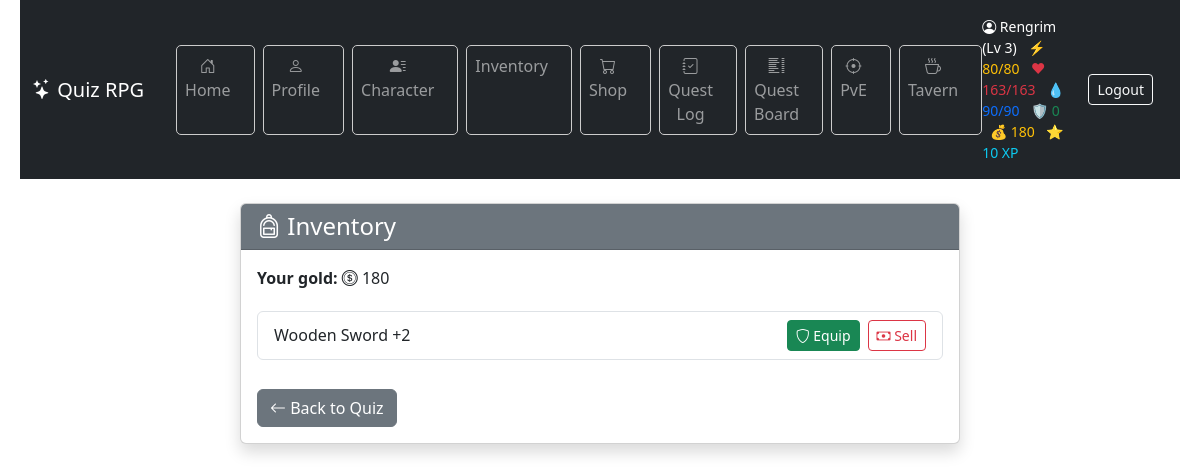
/inventory/ (signed in), run on an earlier commit of the app's database.
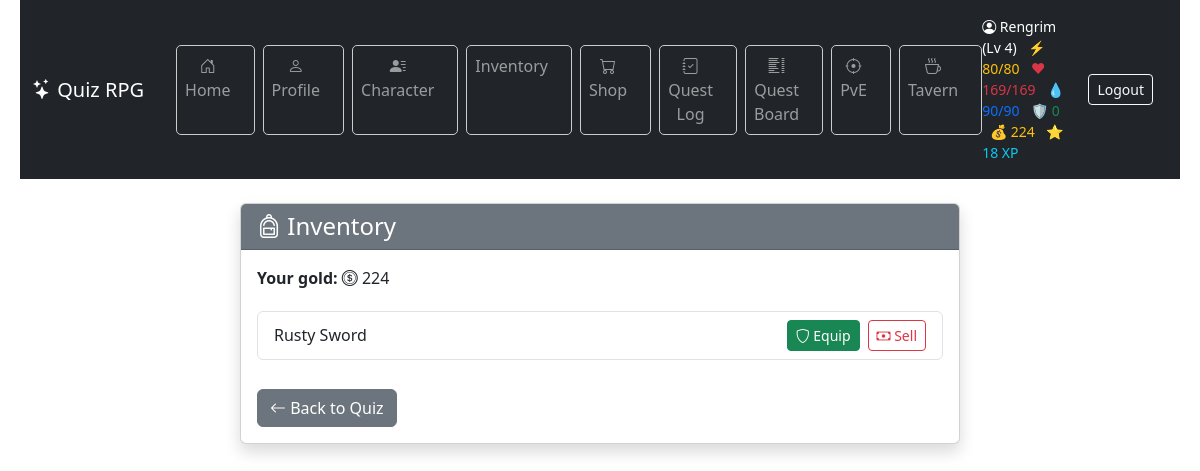
And on a later commit of the database.
### game/models.py (models this page shows, shortened)
class Character(models.Model):
    CLASS_CHOICES = [
        ("warrior", "Warrior"),
        ("mage", "Mage"),
        ("rogue", "Rogue"),
    ]
    user = models.OneToOneField(User, on_delete=models.CASCADE)
    name = models.CharField(max_length=100)
    character_class = models.CharField(
        max_length=20, choices=CLASS_CHOICES, default="warrior"
    )
    level = models.IntegerField(default=1)
    experience = models.IntegerField(default=0)
    experience_to_next_level = models.PositiveIntegerField(default=100)
    hp = models.PositiveIntegerField(default=100)
    max_hp = models.PositiveIntegerField(default=100)
    hp_from_levels = models.PositiveIntegerField(default=0)
    mana = models.PositiveIntegerField(default=50)
    max_mana = models.PositiveIntegerField(default=50)
    mana_from_levels = models.PositiveIntegerField(default=0)
    stamina = models.PositiveIntegerField(default=50)
    max_stamina = models.PositiveIntegerField(default=50)
    armor = models.PositiveIntegerField(default=0)
    damage_reduction = models.FloatField(default=0.0)
    physical_min_damage = models.PositiveIntegerField(default=1)
    physical_max_damage = models.PositiveIntegerField(default=3)
    spell_power = models.PositiveIntegerField(default=0)
    hp_regeneration = models.PositiveIntegerField(default=0)
    mana_regeneration = models.PositiveIntegerField(default=0)
    stamina_regeneration = models.PositiveIntegerField(default=0)
    items = models.ManyToManyField("Item", related_name="characters", blank=True)
    equipped_head = models.ForeignKey(
        "Item",
        null=True,
        blank=True,
        related_name="equipped_on_head",
        on_delete=models.SET_NULL,
    )
    equipped_body = models.ForeignKey(
        "Item",
        null=True,
        blank=True,
        related_name="equipped_on_body",
        on_delete=models.SET_NULL,
    )
    equipped_legs = models.ForeignKey(
        "Item",
        null=True,
        blank=True,
        related_name="equipped_on_legs",
        on_delete=models.SET_NULL,
    )
    equipped_feet = models.ForeignKey(
        "Item",
        null=True,
        blank=True,
        related_name="equipped_on_feet",
        on_delete=models.SET_NULL,
    )
    equipped_hand_right = models.ForeignKey(
        "Item",
        null=True,
        blank=True,
        related_name="equipped_on_hand_right",
        on_delete=models.SET_NULL,
    )
    equipped_hand_left = models.ForeignKey(
        "Item",
        null=True,
        blank=True,
        related_name="equipped_on_hand_left",
        on_delete=models.SET_NULL,
    )
    strength = models.IntegerField(default=5)
    intelligence = models.IntegerField(default=5)
    dexterity = models.IntegerField(default=5)
    vitality = models.IntegerField(default=5)
    luck = models.IntegerField(default=5)
    stat_points = models.IntegerField(default=0)
    gold = models.IntegerField(default=0)
    last_regen_time = models.DateTimeField(default=timezone.now)
    class XpReward(TypedDict):
        total: int
        base: int
        strength_bonus: int
        intelligence_bonus: int
        double: bool

class Item(models.Model):
    SLOT_CHOICES = [
        ("head", "Head"),
        ("body", "Body"),
        ("legs", "Legs"),
        ("feet", "Feet"),
        ("hand_right", "Right Hand"),
        ("hand_left", "Left Hand"),
    ]
    name = models.CharField(max_length=100)
    description = models.TextField(blank=True, null=True)
    price = models.IntegerField(null=True, blank=True)
    is_available_in_shop = models.BooleanField(default=False)
    slot = models.CharField(
        max_length=20,
        choices=SLOT_CHOICES,
        default="hand_right",
    )
    effect_strength = models.IntegerField(default=0)
    effect_intelligence = models.IntegerField(default=0)
    effect_dexterity = models.IntegerField(default=0)
    effect_vitality = models.IntegerField(default=0)
    effect_luck = models.IntegerField(default=0)
    min_damage = models.PositiveIntegerField(default=0)
    max_damage = models.PositiveIntegerField(default=0)
    armor = models.PositiveIntegerField(default=0)
    spell_power = models.PositiveIntegerField(default=0)
    hp_bonus = models.IntegerField(default=0)
    mana_bonus = models.IntegerField(default=0)
    stamina_bonus = models.IntegerField(default=0)
    required_class = models.CharField(
        max_length=20,
        choices=Character.CLASS_CHOICES,
        null=True,
        blank=True,
        help_text="If set, only characters of this class can equip the item.",
    )

### game/views.py (the view)
# urls.py: path("inventory/", views.inventory_view, name="inventory"),
@character_required
def inventory_view(request):
    character = Character.objects.get(user=request.user)
    regenerate_character(character)
    items = character.items.all()
    return render(
        request,
        "game/inventory.html",
        {
            "items": items,
            "character": character,
        },
    )

### game/context_processors.py (called while the page is built)
def character_context(request):
    if request.user.is_authenticated:
        try:
            character = Character.objects.get(user=request.user)
            return {"character": character}
        except Character.DoesNotExist:
            return {}
    return {}

### game/services/regeneration.py (called while the page is built)
def regenerate_character(character):
    now = timezone.now()
    elapsed = now - character.last_regen_time
    ticks = elapsed // REGEN_INTERVAL
    if ticks >= 1:
        character.hp = min(character.max_hp, character.hp + ticks * REGEN_AMOUNT)
        character.mana = min(character.max_mana, character.mana + ticks * REGEN_AMOUNT)
        character.stamina = min(
            character.max_stamina, character.stamina + ticks * REGEN_AMOUNT
        )
        character.last_regen_time = now
        character.save()

### game/templates/game/inventory.html (shortened to what this page needs)
{% extends "game/base.html" %}
{% block content %}
<div class="container my-4">
  <div class="row justify-content-center">
    <div class="col-md-8">
      <div class="card shadow">
        <div class="card-header bg-secondary text-white">
          <h4 class="mb-0">
            <i class="bi bi-backpack"></i> Inventory
          </h4>
        </div>
        <div class="card-body">
          <p class="mb-3">
            <strong>Your gold:</strong> <i class="bi bi-coin"></i> {{ character.gold }}
          </p>
          {% if items %}
          <ul class="list-group">
            {% for item in items %}
            <li class="list-group-item d-flex justify-content-between align-items-center">
              <span>{{ item.name }}</span>
              <div class="d-flex gap-2">
                <a href="{% url 'equip_item' item.id %}" class="btn btn-sm btn-success">
                  <i class="bi bi-shield"></i> Equip
                </a>
                <a href="{% url 'sell_item' item.id %}" class="btn btn-sm btn-outline-danger">
                  <i class="bi bi-cash"></i> Sell
                </a>
              </div>
            </li>
            {% endfor %}
          </ul>
          {% else %}
          <div class="alert alert-info mt-3">No items in inventory.</div>
          {% endif %}
          <a href="{% url 'quiz' %}" class="btn btn-secondary mt-4">
            <i class="bi bi-arrow-left"></i> Back to Quiz
          </a>
        </div>
      </div>
    </div>
  </div>
</div>
{% endblock %}

### game/templates/game/base.html (shortened to what this page needs)
{% load static %}
<!DOCTYPE html>
<html lang="en">
  <head>
    <link rel="stylesheet" type="text/css" href="{% static 'game/style.css' %}" />
    <link href="https://cdn.jsdelivr.net/npm/bootstrap@5.3.3/dist/css/bootstrap.min.css" rel="stylesheet" />
    <link href="https://cdn.jsdelivr.net/npm/bootstrap-icons@1.11.3/font/bootstrap-icons.css" rel="stylesheet" />
  </head>
  <body>
    <header class="bg-dark text-white">
      <nav class="navbar navbar-expand-lg navbar-dark bg-dark">
        <div class="container-fluid d-flex justify-content-between align-items-center py-2">
          <div class="d-flex align-items-center gap-3">
            <a class="navbar-brand me-3" href="{% url 'home' %}">
              <i class="bi bi-stars"></i> Quiz RPG
            </a>
            <ul class="navbar-nav flex-row gap-2">
              <li class="nav-item"><a class="nav-link btn btn-outline-secondary" href="{% url 'home' %}"><i class="bi bi-house-door"></i> Home</a></li>
              <li class="nav-item"><a class="nav-link btn btn-outline-secondary" href="{% url 'profile' %}"><i class="bi bi-person"></i> Profile</a></li>
              <li class="nav-item"><a class="nav-link btn btn-outline-secondary" href="{% url 'character' %}"><i class="bi bi-person-lines-fill"></i> Character</a></li>
              <li class="nav-item"><a class="nav-link btn btn-outline-secondary" href="{% url 'inventory' %}"> Inventory</a></li>
              <li class="nav-item"><a class="nav-link btn btn-outline-secondary" href="{% url 'shop' %}"><i class="bi bi-cart"></i> Shop</a></li>
              <li class="nav-item"><a class="nav-link btn btn-outline-secondary" href="{% url 'quest_log' %}"><i class="bi bi-journal-check"></i> Quest Log</a></li>
              <li class="nav-item"><a class="nav-link btn btn-outline-secondary" href="{% url 'quest_list' %}"><i class="bi bi-list-columns"></i> Quest Board</a></li>
              <li class="nav-item"><a class="nav-link btn btn-outline-secondary" href="{% url 'battle_select' %}"><i class="bi bi-crosshair"></i> PvE</a></li>
              <li class="nav-item"><a class="nav-link btn btn-outline-secondary" href="{% url 'tavern' %}"><i class="bi bi-cup-hot"></i> Tavern</a></li>
            </ul>
          </div>
          <div class="d-flex align-items-center gap-3">
            {% if character %}
              <span class="text-white small">
                <i class="bi bi-person-circle"></i> {{ character.name }} (Lv {{ character.level }})
                <span class="text-warning ms-2">⚡ {{ character.stamina }}/{{ character.max_stamina }}</span>
                <span class="text-danger ms-2">❤ {{ character.hp }}/{{ character.max_hp }}</span>
                <span class="text-primary ms-2">💧 {{ character.mana }}/{{ character.max_mana }}</span>
                <span class="text-success ms-2">🛡️ {{ character.armor }}</span>
                <span class="text-warning ms-2">💰 {{ character.gold }}</span>
                <span class="text-info ms-2">⭐ {{ character.experience }} XP</span>
              </span>
            {% endif %}
            <a class="btn btn-outline-light btn-sm" href="{% url 'logout' %}">Logout</a>
          </div>
        </div>
      </nav>
    </header>
    <main class="container mt-4">
      {% block content %}{% endblock %}
    </main>
  </body>
</html>

What changed in the data, as far as the page shows it:
no longer on this page (row unchanged): Item: name "Wooden Sword +2"
changed Character "Rengrim": level "3" → "4"; hp "163" → "169"; max_hp "163" → "169"; gold "180" → "224"; experience "10" → "18"
now on this page (row unchanged): Item: name "Rusty Sword"
